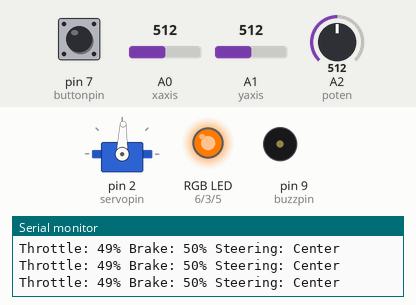
This sketch was run on a simulated Arduino Uno, built with avr-gcc and run on an emulated ATmega328P. Parts: servo, an RGB LED mixed from three pins (HIGH = lit), buzzer (waves = sounding, pin HIGH), the last lines printed to the serial monitor. The test bench sets the inputs (shaded band); at power-on: A1 (yaxis) = 512, pin 7 (buttonpin) HIGH, A0 (xaxis) = 512, A2 (poten) = 512.

Above: at 1.2 s.
1.3 s: A1 (yaxis) set to 0
At 2.6 s:
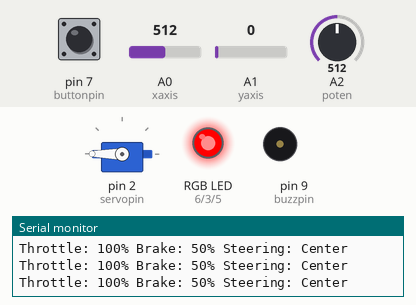
2.9 s: pin 7 (buttonpin) pulled LOW for 0.15 s
At 3.14 s:
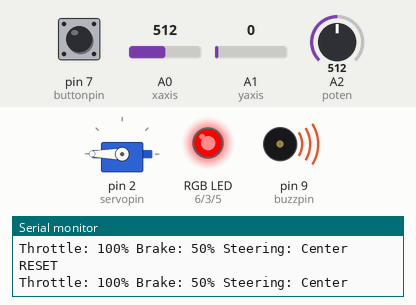
4.7 s: A1 (yaxis) set to 40
At 5.9 s:
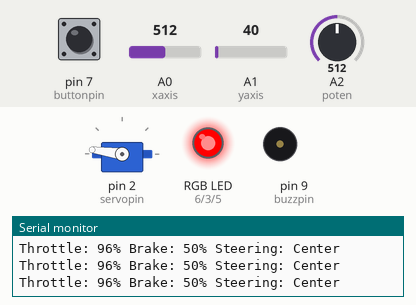
6.2 s: pin 7 (buttonpin) pulled LOW for 1 s
At 8.4 s:
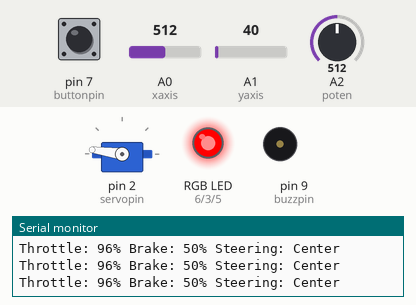
8.8 s: A1 (yaxis) set to 1023
At 9.2 s:
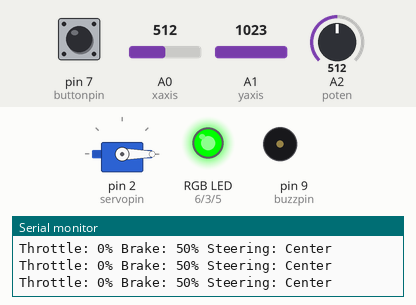
10.3 s: A1 (yaxis) set to 900
At 11.8 s:
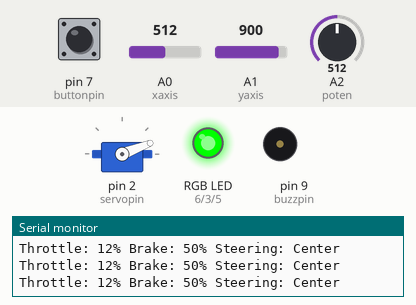
Timing chart, 0 to 12.8 s (numbered marks = the images above; inputs shaded):
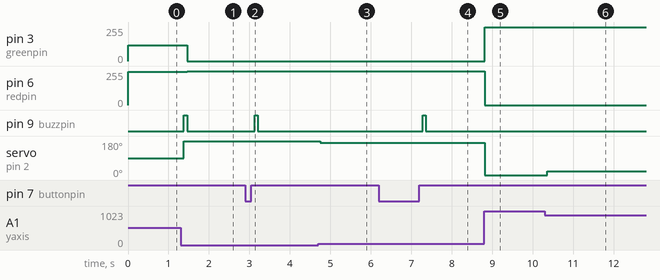

The sketch:

arduino-f1-dashboard-simulator.ino
```cpp
#include <Servo.h>
int buzzpin = 9;
int buttonpin = 7;
int bluepin = 5;
int greenpin = 3;
int redpin = 6;
int poten = A2;
int potval;
int butval;
int brake;
int xaxis = A0;
int yaxis = A1;
int sw = 8;
int xval;
int yval;
Servo myservo;
int throtle;
int position;
int steering;
int warning = 0;
int servopin =2 ;
int dt =80;
void setup() {

 pinMode(buzzpin,OUTPUT);
 pinMode(buttonpin,INPUT);
 pinMode(poten,INPUT);
 pinMode(bluepin,OUTPUT);
 pinMode(redpin,OUTPUT);
 pinMode(greenpin,OUTPUT);
 myservo.attach(servopin);
 pinMode(xaxis,INPUT);
 pinMode(yaxis,INPUT);
 digitalWrite(buttonpin,HIGH);
 Serial.begin(9600);
}

void loop() {

  butval = digitalRead(buttonpin);

  potval = analogRead(poten);
  brake = (100.0/1023)*potval;

  xval = analogRead(xaxis);
  yval = 1023 - analogRead(yaxis);
  throtle = (100.0/1023)*yval;
  steering = (100.0/1023)*xval;
  Serial.print("Throttle: ");
  Serial.print(throtle);
  Serial.print("%");
  Serial.print(" Brake: ");
  Serial.print(brake);
  Serial.print("%");
  position = (180.0/100)*throtle;
  myservo.write(position);
  if(throtle<30){
    warning = 0;
    analogWrite(greenpin,255);
    analogWrite(redpin,0);
    analogWrite(bluepin,0);
  }
  else if(throtle>75){
    if(warning==0){
      digitalWrite(buzzpin,HIGH);
      delay(dt);
      warning =1;
    }
    analogWrite(redpin,255);
    analogWrite(bluepin,0);
    analogWrite(greenpin,0);
  }

  else{
    warning=0;
    analogWrite(greenpin,120);
    analogWrite(redpin,250);
    analogWrite(bluepin,0);
  }
  digitalWrite(buzzpin,LOW);
  Serial.print(" Steering: ");
  if(steering>65)
    Serial.println("Right");
  else if(steering<35)
    Serial.println("Left");
  else
    Serial.println("Center");

  if(butval ==0){
    Serial.println("RESET");
    warning =0;
    delay(dt);
    while(butval!=1){
      butval = digitalRead(buttonpin);
    }
    }

  delay(dt);


}
```

Measured:
- after the input at 1.3 s, pin 3 (greenpin): 120/255 → 0/255 after 0.16 s; pin 6 (redpin): 250/255 → 255/255 after 0.16 s; pin 9 (buzzpin): LOW → HIGH after 0.08 s, → LOW 0.08 s later; servo on pin 2 (servopin): 88° → 180° after 0.08 s
- after the input at 2.9 s, pin 9 (buzzpin): LOW → HIGH after 0.23 s, → LOW 0.08 s later
- after the input at 4.7 s, servo on pin 2 (servopin): 180° → 172° after 0.05 s
- after the input at 6.2 s, pin 9 (buzzpin): LOW → HIGH after 1.1 s, → LOW 0.08 s later
- after the input at 8.8 s, pin 3 (greenpin): 0/255 → 255/255 at once; pin 6 (redpin): 255/255 → 0/255 at once; servo on pin 2 (servopin): 172° → 0° at once
- after the input at 10.3 s, servo on pin 2 (servopin): 0° → 21° after 0.06 s
